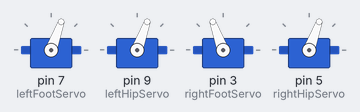
Recording of a sketch running on a simulated Arduino Uno, built with avr-gcc and run on an emulated ATmega328P. Parts: 4 × servo.

Above: at 3.05 s.
At 4.5 s:
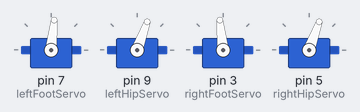
At 5.4 s:
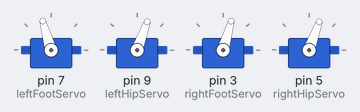
At 6.0 s:
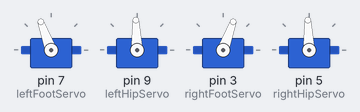
At 6.6 s:
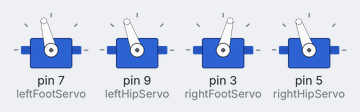
At 7.8 s:
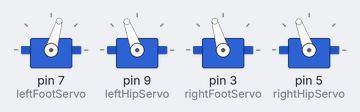
Timing chart, 0 to 9.2 s (numbered marks = the images above):
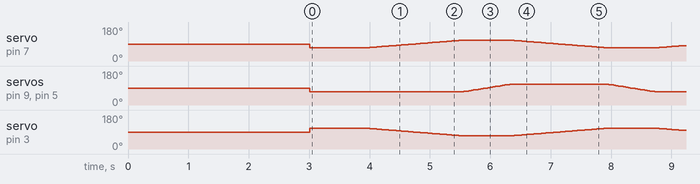

The sketch:

walk.ino
```cpp
#include <Servo.h>
  // 4 servos
  Servo leftFootServo;
  Servo leftHipServo;
  Servo rightFootServo;
  Servo rightHipServo;

  const int offset = 20; //how many degrees we want to move the servos

  // Servo positions
  // Left foot servo
  const int leftFootC = 90;  // centered
  const int leftFootD = leftFootC-offset; // foot down
  const int leftFootU = leftFootC+offset; // foot up

  // Left hip servo
  const int leftHipC = 90; // centered
  const int leftHipL = leftHipC+offset; // hip left
  const int leftHipR = leftHipC-offset; // hip right

  // Right foot servo
  const int rightFootC = 90;
  const int rightFootD = rightFootC-offset;
  const int rightFootU = rightFootC+offset;

  // Right hip servo
  const int rightHipC = 90;
  const int rightHipL = rightHipC-offset;
  const int rightHipR = rightHipC+offset;

  // Servo positions we want the servo to move to (in small steps)
  float leftFootPos;
  float leftHipPos;
  float rightFootPos;
  float rightHipPos;

  // Servo postions written to the servos
  float leftFootPosInt = leftFootC;
  float leftHipPosInt = leftHipC;
  float rightFootPosInt = rightFootC;
  float rightHipPosInt = rightHipC;

  // Calculated values for moving servos in small steps (position we want to move to - current servo position / steps)
  float leftFootStep;
  float leftHipStep;
  float rightFootStep;
  float rightHipStep;
  const int steps = 20;  // divide every servo move in 20 steps
  byte speed = 40;  // time between steps
  unsigned long SuperTurboTimer;
  byte SuperTurboStep = 1;
  unsigned long SuperTurboMillis;
  unsigned long timer;
  byte direction;
  byte legInStep = 1;

  void setup()
  {
    leftFootServo.write(leftFootC);
    leftFootServo.attach(7);
    leftHipServo.write(leftHipC);
    leftHipServo.attach(9);
    rightFootServo.write(rightFootC);
    rightFootServo.attach(3);
    rightHipServo.write(rightHipC);
    rightHipServo.attach(5);
    delay(3000);
  }

  void loop()
  {
    //direction = 0; //stopped
    direction = 1; // forward
    // direction = 2; // backward
    // direction = 3; // left
    // direction = 4; // right
    walk();
  }

  // This function makes Bob walk
  void walk()
  {
    SuperTurboMillis = millis();

    if (SuperTurboMillis >= timer){
      timer = timer+speed;

      legInStep = legInStep + 1;
      if (legInStep == steps + 1){
        legInStep = 1;
      }
      if (legInStep == 1)
      {
        leftFootStep = (leftFootPos - leftFootPosInt) / steps;
        leftHipStep = (leftHipPos - leftHipPosInt) / steps;
        rightFootStep = (rightFootPos - rightFootPosInt) / steps;
        rightHipStep = (rightHipPos - rightHipPosInt) / steps;
      }

      leftFootPosInt = leftFootPosInt + leftFootStep;
      leftHipPosInt = leftHipPosInt + leftHipStep;
      rightFootPosInt = rightFootPosInt + rightFootStep;
      rightHipPosInt = rightHipPosInt + rightHipStep;
    }

    if (SuperTurboMillis >= SuperTurboTimer){
      SuperTurboTimer = SuperTurboTimer+(steps*speed);
      SuperTurboStep = SuperTurboStep +1;
      if (SuperTurboStep == 7){
        SuperTurboStep = 1;
      }
    }

    if (direction == 0)  // stop, both feet on the ground
    {
      leftFootPos = leftFootC;
      leftHipPos = leftHipC;
      rightFootPos = rightFootC;
      rightHipPos = rightHipC;
    }

    if (direction == 1)     // forward walking gait
    {
      if (SuperTurboStep == 1)
      {
        leftFootPos = leftFootU;
        rightFootPos = rightFootD;
      }
      if (SuperTurboStep == 2)
      {
        leftHipPos = leftHipL;
        rightHipPos = rightHipR;
      }
      if (SuperTurboStep == 3)
      {
        leftFootPos = leftFootC;
        rightFootPos = rightFootC;
      }
      if (SuperTurboStep == 4)
      {
        leftFootPos = leftFootD;
        rightFootPos = rightFootU;
      }

      if (SuperTurboStep == 5)
      {
        leftHipPos = leftHipR;
        rightHipPos = rightHipL;
      }
      if (SuperTurboStep == 6)
      {
        leftFootPos = leftFootC;
        rightFootPos = rightFootC;
      }
    }

    if (direction == 2)     // backward walking gait
    {
      if (SuperTurboStep == 1)
      {
        leftFootPos = leftFootU;
        rightFootPos = rightFootD;
      }

      if (SuperTurboStep == 2)
      {
        leftHipPos = leftHipR;
        rightHipPos = rightHipL;
      }

      if (SuperTurboStep == 3)
      {
        leftFootPos = leftFootC;
        rightFootPos = rightFootC;
      }

      if (SuperTurboStep == 4)
      {
        leftFootPos = leftFootD;
        rightFootPos = rightFootU;
      }

      if (SuperTurboStep == 5)
      {
        leftHipPos = leftHipL;
        rightHipPos = rightHipR;
      }
      if (SuperTurboStep == 6)
      {
        leftFootPos = leftFootC;
        rightFootPos = rightFootC;
      }
    }

    if (direction == 3)     // left walking gait
    {
      if (SuperTurboStep == 1)
      {
        leftFootPos = leftFootU;
        rightFootPos = rightFootD;
      }
      if (SuperTurboStep == 2)
      {
        leftHipPos = leftHipL;
        rightHipPos = rightHipL;
      }
      if (SuperTurboStep == 3)
      {
        leftFootPos = leftFootC;
        rightFootPos = rightFootC;
      }
      if (SuperTurboStep == 4)
      {
        leftFootPos = leftFootD;
        rightFootPos = rightFootU;
      }

      if (SuperTurboStep == 5)
      {
        leftHipPos = leftHipR;
        rightHipPos = rightHipR;
      }
      if (SuperTurboStep == 6)
      {
        leftFootPos = leftFootC;
        rightFootPos = rightFootC;
      }
    }

    if (direction == 4)     // right walking gait
    {
      if (SuperTurboStep == 1)
      {
        leftFootPos = leftFootU;
        rightFootPos = rightFootD;
      }
      if (SuperTurboStep == 2)
      {
        leftHipPos = leftHipR;
        rightHipPos = rightHipR;
      }
      if (SuperTurboStep == 3)
      {
        leftFootPos = leftFootC;
        rightFootPos = rightFootC;
      }
      if (SuperTurboStep == 4)
      {
        leftFootPos = leftFootD;
        rightFootPos = rightFootU;
      }

      if (SuperTurboStep == 5)
      {
        leftHipPos = leftHipL;
        rightHipPos = rightHipL;
      }
      if (SuperTurboStep == 6)
      {
        leftFootPos = leftFootC;
        rightFootPos = rightFootC;
      }
    }
    leftFootServo.write(leftFootPosInt);
    leftHipServo.write(leftHipPosInt);
    rightFootServo.write(rightFootPosInt);
    rightHipServo.write(rightHipPosInt);
  }
```
